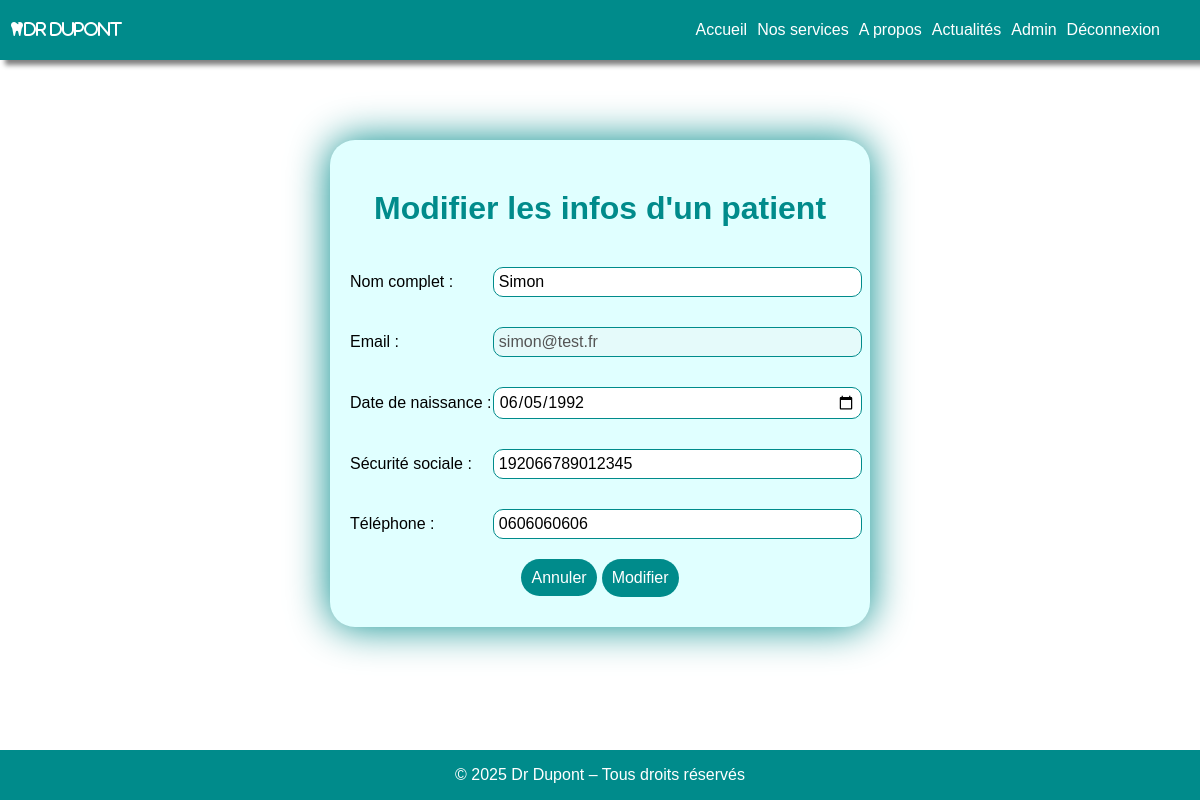
/index.php?page=update-patient&id=2 (signed in), run on the app's committed database.
### tables this page shows
CREATE TABLE `users` (
  `id` bigint(20) NOT NULL,
  `name` varchar(255) NOT NULL,
  `email` varchar(255) NOT NULL,
  `password` varchar(255) NOT NULL,
  `dateOfBirth` date NOT NULL,
  `phone` varchar(255) NOT NULL,
  `SSN` varchar(255) NOT NULL,
  `role` enum('patient','pro') NOT NULL
);

### controllers/AdminController.php (called while the page is built, shortened)
<?php
require_once 'models/UsersManager.php';
class AdminController
{
    public function updatePatient()
    {
        $usersManager = new UsersManager();
        $patient = $usersManager->getPatient($_GET['id']);
        require 'views/update-patient.php';
    }
}

### models/UsersManager.php (called while the page is built, shortened)
<?php
require_once 'models/User.php';
class UsersManager
{
    private function connectDB()
    {
        $pdo = new PDO("mysql:host=localhost;dbname=dupont;charset=utf8", "root", "");
        $pdo->setAttribute(PDO::ATTR_ERRMODE, PDO::ERRMODE_EXCEPTION);
        return $pdo;
    }
    public function getPatient(int $id): User|null
    {
        $pdo = $this->connectDB();
        $request = $pdo->prepare("SELECT * FROM users WHERE id = ?");
        $request->execute([$id]);
        $patient = $request->fetch();
        return new User($patient);
    }
}

### models/User.php (called while the page is built, shortened)
<?php
class User
{
    private string $name;
    private string $email;
    private ?string $dateOfBirth;
    private ?string $phone;
    private ?string $SSN;
    public function __construct(array $data)
    {
        $this->name = $data["name"];
        $this->email = $data["email"];
        $this->dateOfBirth = $data["dateOfBirth"] ?? null;
        $this->phone = $data["phone"] ?? null;
        $this->SSN = $data["SSN"] ?? null;
    }
    public function getName()
    {
        return $this->name;
    }
    public function getEmail()
    {
        return $this->email;
    }
    public function getDateOfBirth()
    {
        return $this->dateOfBirth;
    }
    public function getPhone()
    {
        return $this->phone;
    }
    public function getSSN()
    {
        return $this->SSN;
    }
}

### Views/update-patient.php (the view, shortened to what this page needs)
<?php include 'header.php'; ?>
<div class="updatePage">
    <h1 class="title">Modifier les infos d'un patient</h1>
    <form class="updateForm" action="index.php?page=update-patient-valid&id=<?php echo $_GET['id']; ?>" method="POST">
        <div class="gridInput">
            <label for="name">Nom complet : </label>
            <input type="text" id="name" name="name" placeholder="Nom complet" class="input"
                value="<?php echo $patient->getName(); ?>">
        </div>
        <div class="gridInput">
            <label for="email">Email : </label>
            <input type="email" id="name" name="email" placeholder="Email" class="input"
                value="<?php echo $patient->getEmail(); ?>" disabled>
        </div>
        <div class="gridInput">
            <label for="DOB">Date de naissance : </label>
            <input type="date" name="dateOfBirth" placeholder="Date de naissance" class="date"
                value="<?php echo $patient->getDateOfBirth(); ?>">
        </div>
        <div class="gridInput">
            <label for="SSN">Sécurité sociale : </label>
            <input type="text" id="SSN" pattern="\d{15}" maxlength="15" name="SSN"
                placeholder="Numéro de Sécurité sociale (15 chiffres)" class="input"
                value="<?php echo $patient->getSSN(); ?>">
        </div>
        <div class="gridInput">
            <label for="phone">Téléphone : </label>
            <input type="text" id="phone" name="phone" placeholder="Téléphone" class="input"
                value="<?php echo $patient->getPhone(); ?>">
        </div>
        <div>
            <a href="index.php?page=patientsAdmin" class="button">Annuler</a>
            <button class="button">Modifier</button>
        </div>
    </form>
</div>
<?php include 'footer.php'; ?>

### style.css (style rules this page uses)
html { height: 100%; width: 100%; margin: 0; }
body { display: flex; flex-direction: column; min-height: 100%; width: 100%; margin: 0; font-family: 'Gill Sans', 'Gill Sans MT', Calibri, 'Trebuchet MS', sans-serif; }
a { text-decoration: none; }
.title { font-size: xx-large; color: darkcyan; text-align: center; margin: 30px auto; font-weight: bold; }
.button { background-color: darkcyan; border: none; border-radius: 50px; color: white; font-size: medium; font-family: 'Gill Sans', 'Gill Sans MT', Calibri, 'Trebuchet MS', sans-serif; padding: 10px; cursor: pointer; }
.input, .date { width: 100%; border: 1px solid darkcyan; border-radius: 10px; padding: 5px; margin: 10px auto; font-family: 'Gill Sans', 'Gill Sans MT', Calibri, 'Trebuchet MS', sans-serif; font-size: medium; }
.gridInput { width: 100%; display: grid; grid: auto / 2fr 5fr; align-items: center; font-size: medium; text-align: left; }
.addForm, .updateForm { display: flex; flex-direction: column; justify-content: center; align-items: center; text-align: center; gap: 10px; margin-bottom: 10px; }
.addPage, .updatePage, .appointment { display: flex; flex-direction: column; justify-content: space-between; background-color: lightcyan; border-radius: 25px; box-shadow: 0 0 40px darkcyan; max-width: 500px; margin: 100px auto; padding: 20px; }

### data on the page
users: name "Simon", email "simon@test.fr", dateOfBirth "06/05/1992", SSN "192066789012345", phone "0606060606"
